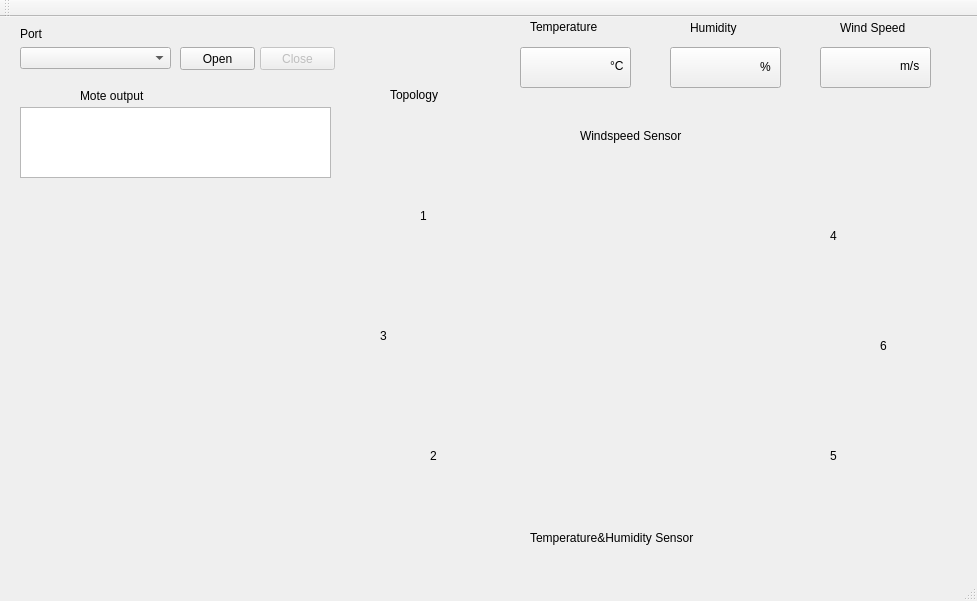
<?xml version="1.0" encoding="UTF-8"?>
<ui version="4.0">
 <class>MainWindow</class>
 <widget class="QMainWindow" name="MainWindow">
  <property name="geometry">
   <rect>
    <x>0</x>
    <y>0</y>
    <width>977</width>
    <height>601</height>
   </rect>
  </property>
  <property name="windowTitle">
   <string>MainWindow</string>
  </property>
  <widget class="QWidget" name="centralWidget">
   <widget class="QPushButton" name="pushButton_open">
    <property name="geometry">
     <rect>
      <x>180</x>
      <y>30</y>
      <width>75</width>
      <height>23</height>
     </rect>
    </property>
    <property name="text">
     <string>Open</string>
    </property>
   </widget>
   <widget class="QTextEdit" name="textEdit_Status">
    <property name="enabled">
     <bool>true</bool>
    </property>
    <property name="geometry">
     <rect>
      <x>20</x>
      <y>90</y>
      <width>311</width>
      <height>71</height>
     </rect>
    </property>
   </widget>
   <widget class="QLabel" name="label_2">
    <property name="geometry">
     <rect>
      <x>80</x>
      <y>70</y>
      <width>101</width>
      <height>17</height>
     </rect>
    </property>
    <property name="text">
     <string>Mote output</string>
    </property>
   </widget>
   <widget class="QPushButton" name="pushButton_close">
    <property name="enabled">
     <bool>false</bool>
    </property>
    <property name="geometry">
     <rect>
      <x>260</x>
      <y>30</y>
      <width>75</width>
      <height>23</height>
     </rect>
    </property>
    <property name="text">
     <string>Close</string>
    </property>
   </widget>
   <widget class="QLabel" name="label_3">
    <property name="geometry">
     <rect>
      <x>390</x>
      <y>70</y>
      <width>61</width>
      <height>16</height>
     </rect>
    </property>
    <property name="text">
     <string>Topology</string>
    </property>
   </widget>
   <widget class="QComboBox" name="comboBox_Interface">
    <property name="geometry">
     <rect>
      <x>20</x>
      <y>30</y>
      <width>151</width>
      <height>22</height>
     </rect>
    </property>
   </widget>
   <widget class="QLabel" name="label">
    <property name="geometry">
     <rect>
      <x>20</x>
      <y>10</y>
      <width>46</width>
      <height>13</height>
     </rect>
    </property>
    <property name="text">
     <string>Port</string>
    </property>
   </widget>
   <widget class="QPushButton" name="Temp">
    <property name="geometry">
     <rect>
      <x>520</x>
      <y>30</y>
      <width>111</width>
      <height>41</height>
     </rect>
    </property>
    <property name="text">
     <string/>
    </property>
   </widget>
   <widget class="QLabel" name="label_4">
    <property name="geometry">
     <rect>
      <x>530</x>
      <y>0</y>
      <width>91</width>
      <height>20</height>
     </rect>
    </property>
    <property name="text">
     <string>Temperature</string>
    </property>
   </widget>
   <widget class="QPushButton" name="Humi">
    <property name="geometry">
     <rect>
      <x>670</x>
      <y>30</y>
      <width>111</width>
      <height>41</height>
     </rect>
    </property>
    <property name="text">
     <string/>
    </property>
   </widget>
   <widget class="QLabel" name="label_5">
    <property name="geometry">
     <rect>
      <x>690</x>
      <y>0</y>
      <width>61</width>
      <height>21</height>
     </rect>
    </property>
    <property name="text">
     <string>Humidity</string>
    </property>
   </widget>
   <widget class="QLabel" name="label_6">
    <property name="geometry">
     <rect>
      <x>840</x>
      <y>0</y>
      <width>81</width>
      <height>21</height>
     </rect>
    </property>
    <property name="text">
     <string>Wind Speed</string>
    </property>
   </widget>
   <widget class="QPushButton" name="Wind">
    <property name="geometry">
     <rect>
      <x>820</x>
      <y>30</y>
      <width>111</width>
      <height>41</height>
     </rect>
    </property>
    <property name="text">
     <string/>
    </property>
   </widget>
   <widget class="QLabel" name="label_7">
    <property name="geometry">
     <rect>
      <x>900</x>
      <y>40</y>
      <width>67</width>
      <height>17</height>
     </rect>
    </property>
    <property name="text">
     <string>m/s</string>
    </property>
   </widget>
   <widget class="QLabel" name="label_8">
    <property name="geometry">
     <rect>
      <x>760</x>
      <y>40</y>
      <width>51</width>
      <height>20</height>
     </rect>
    </property>
    <property name="text">
     <string>%</string>
    </property>
   </widget>
   <widget class="QLabel" name="label_9">
    <property name="geometry">
     <rect>
      <x>610</x>
      <y>40</y>
      <width>67</width>
      <height>17</height>
     </rect>
    </property>
    <property name="text">
     <string>°C</string>
    </property>
   </widget>
   <widget class="QLabel" name="Node_1">
    <property name="geometry">
     <rect>
      <x>420</x>
      <y>190</y>
      <width>67</width>
      <height>17</height>
     </rect>
    </property>
    <property name="text">
     <string>1</string>
    </property>
   </widget>
   <widget class="QLabel" name="Node_3">
    <property name="geometry">
     <rect>
      <x>380</x>
      <y>310</y>
      <width>67</width>
      <height>17</height>
     </rect>
    </property>
    <property name="text">
     <string>3</string>
    </property>
   </widget>
   <widget class="QLabel" name="Node_2">
    <property name="geometry">
     <rect>
      <x>430</x>
      <y>430</y>
      <width>67</width>
      <height>17</height>
     </rect>
    </property>
    <property name="text">
     <string>2</string>
    </property>
   </widget>
   <widget class="QLabel" name="Node_4">
    <property name="geometry">
     <rect>
      <x>830</x>
      <y>210</y>
      <width>67</width>
      <height>17</height>
     </rect>
    </property>
    <property name="text">
     <string>4</string>
    </property>
   </widget>
   <widget class="QLabel" name="Node_6">
    <property name="geometry">
     <rect>
      <x>880</x>
      <y>320</y>
      <width>67</width>
      <height>17</height>
     </rect>
    </property>
    <property name="text">
     <string>6</string>
    </property>
   </widget>
   <widget class="QLabel" name="Node_5">
    <property name="geometry">
     <rect>
      <x>830</x>
      <y>430</y>
      <width>67</width>
      <height>17</height>
     </rect>
    </property>
    <property name="text">
     <string>5</string>
    </property>
   </widget>
   <widget class="QLabel" name="label_10">
    <property name="geometry">
     <rect>
      <x>530</x>
      <y>500</y>
      <width>221</width>
      <height>41</height>
     </rect>
    </property>
    <property name="text">
     <string>Temperature&amp;Humidity Sensor</string>
    </property>
   </widget>
   <widget class="QLabel" name="label_11">
    <property name="geometry">
     <rect>
      <x>580</x>
      <y>110</y>
      <width>131</width>
      <height>17</height>
     </rect>
    </property>
    <property name="text">
     <string>Windspeed Sensor</string>
    </property>
   </widget>
  </widget>
  <widget class="QMenuBar" name="menuBar">
   <property name="geometry">
    <rect>
     <x>0</x>
     <y>0</y>
     <width>977</width>
     <height>22</height>
    </rect>
   </property>
  </widget>
  <widget class="QToolBar" name="mainToolBar">
   <attribute name="toolBarArea">
    <enum>TopToolBarArea</enum>
   </attribute>
   <attribute name="toolBarBreak">
    <bool>false</bool>
   </attribute>
  </widget>
  <widget class="QStatusBar" name="statusBar"/>
 </widget>
 <layoutdefault spacing="6" margin="11"/>
 <resources/>
 <connections/>
</ui>
